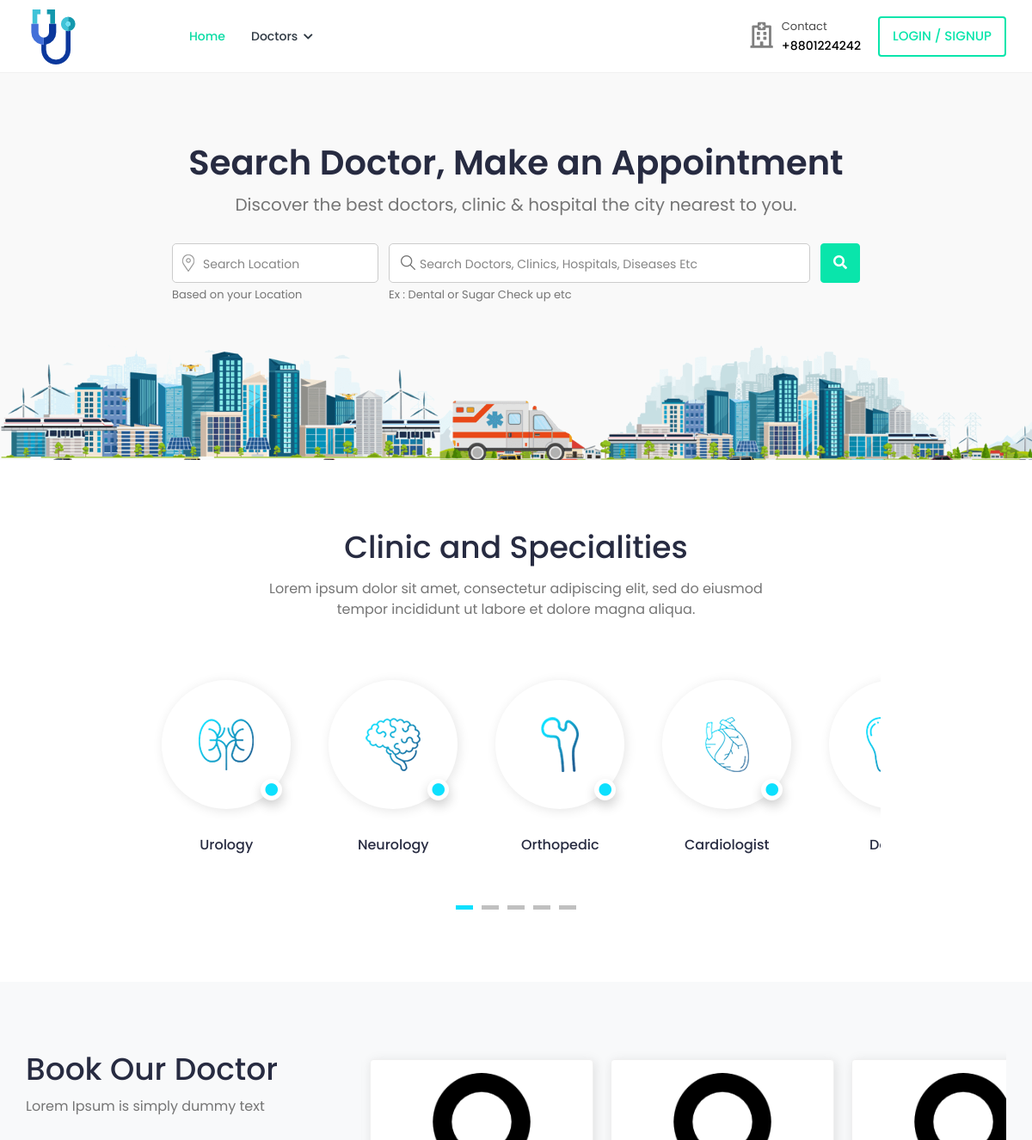
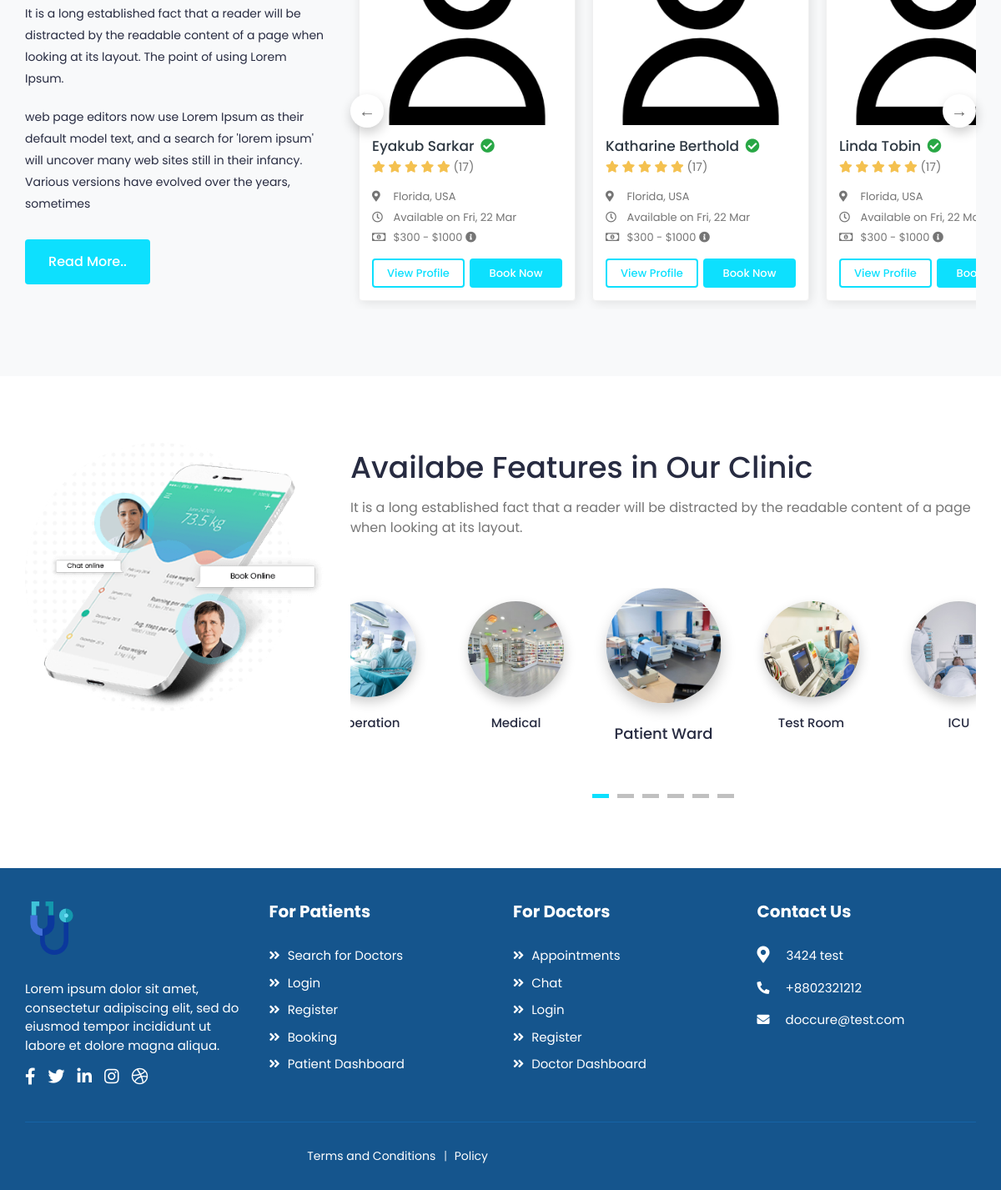
The page / on the database its author committed (2 pictures, top to bottom).
### accounts/models.py (models this page shows, shortened)
class User(AbstractUser):
    username = models.CharField(max_length=30, unique=True)
    role = models.CharField(
        choices=ROLE,
        max_length=20,
        default="patient",
        error_messages={"required": "Role must be provided"},
    )
    email = models.EmailField(
        blank=True,
        error_messages={
            "unique": "A user with that email already exists.",
        },
    )
    first_name = models.CharField(max_length=150, blank=True)
    last_name = models.CharField(max_length=150, blank=True)
    registration_number = models.IntegerField(null=True, blank=True)
    USERNAME_FIELD = "username"
    REQUIRED_FIELDS = []
    objects = CustomUserManager()
    def get_full_name(self):
        full_name = "%s %s" % (self.first_name, self.last_name)
        return full_name.strip() or self.username

class Profile(models.Model):
    user = models.OneToOneField(
        User, on_delete=models.CASCADE, related_name="profile"
    )
    avatar = models.ImageField(
        default="defaults/user.png", upload_to=profile_photo_directory_path
    )
    phone = models.CharField(max_length=20, blank=True, null=True)
    dob = models.DateField(blank=True, null=True)
    about = models.TextField(blank=True, null=True)
    @property
    def image(self):
        return (
            self.avatar.url
            if self.avatar.storage.exists(self.avatar.name)
            else "{}defaults/user.png".format(settings.MEDIA_URL)
        )

### core/views.py (the view)
# urls.py: path("", home, name="home"),
def home(request: HttpRequest) -> HttpResponse:
    doctors = (
        User.objects.select_related("profile")
        .filter(role="doctor")
        .filter(is_superuser=False)
    )
    return render(request, "home.html", {"doctors": doctors})

### templates/home.html (shortened to what this page needs)
{% extends 'base.html' %}
{% load static %}
{% block content %}
    <section class="section section-search">
        <div class="container-fluid">
            <div class="banner-wrapper">
                <div class="banner-header text-center">
                    <h1>Search Doctor, Make an Appointment</h1>
                    <p>Discover the best doctors, clinic & hospital the city nearest to you.</p>
                </div>
                <div class="search-box">
                    <form action="">
                        <div class="form-group search-location">
                            <input type="text" class="form-control" placeholder="Search Location">
                            <span class="form-text">Based on your Location</span>
                        </div>
                        <div class="form-group search-info">
                            <input type="text" class="form-control" placeholder="Search Doctors, Clinics, Hospitals, Diseases Etc">
                            <span class="form-text">Ex : Dental or Sugar Check up etc</span>
                        </div>
                        <button type="submit" class="btn btn-primary search-btn"><i class="fas fa-search"></i> <span>Search</span></button>
                    </form>
                </div>
            </div>
        </div>
    </section>
    <section class="section section-specialities">
        <div class="container-fluid">
            <div class="section-header text-center">
                <h2>Clinic and Specialities</h2>
                <p class="sub-title">Lorem ipsum dolor sit amet, consectetur adipiscing elit, sed do eiusmod tempor incididunt ut labore et dolore magna aliqua.</p>
            </div>
            <div class="row justify-content-center">
                <div class="col-md-9">
                    <div class="specialities-slider slider">
                        <div class="speicality-item text-center">
                            <div class="speicality-img">
                                <img src="{% static 'assets/img/specialities/specialities-01.png' %}" class="img-fluid" alt="Speciality">
                                <span><i class="fa fa-circle" aria-hidden="true"></i></span>
                            </div>
                            <p>Urology</p>
                        </div>
                        <div class="speicality-item text-center">
                            <div class="speicality-img">
                                <img src="{% static 'assets/img/specialities/specialities-02.png' %}" class="img-fluid" alt="Speciality">
                                <span><i class="fa fa-circle" aria-hidden="true"></i></span>
                            </div>
                            <p>Neurology</p>
                        </div>
                        <div class="speicality-item text-center">
                            <div class="speicality-img">
                                <img src="{% static 'assets/img/specialities/specialities-03.png' %}" class="img-fluid" alt="Speciality">
                                <span><i class="fa fa-circle" aria-hidden="true"></i></span>
                            </div>
                            <p>Orthopedic</p>
                        </div>
                        <div class="speicality-item text-center">
                            <div class="speicality-img">
                                <img src="{% static 'assets/img/specialities/specialities-04.png' %}" class="img-fluid" alt="Speciality">
                                <span><i class="fa fa-circle" aria-hidden="true"></i></span>
                            </div>
                            <p>Cardiologist</p>
                        </div>
                        <div class="speicality-item text-center">
                            <div class="speicality-img">
                                <img src="{% static 'assets/img/specialities/specialities-05.png' %}" class="img-fluid" alt="Speciality">
                            </div>
                            <p>Dentist</p>
                        </div>
                    </div>
                </div>
            </div>
        </div>
    </section>
    <section class="section section-doctor">
        <div class="container-fluid">
            <div class="row">
                <div class="col-lg-4">
                    <div class="section-header ">
                        <h2>Book Our Doctor</h2>
                        <p>Lorem Ipsum is simply dummy text </p>
                    </div>
                    <div class="about-content">
                        <p>It is a long established fact that a reader will be distracted by the readable content of a page when looking at its layout. The point of using Lorem Ipsum.</p>
                        <p>web page editors now use Lorem Ipsum as their default model text, and a search for 'lorem ipsum' will uncover many web sites still in their infancy. Various versions have evolved over the years, sometimes</p>
                        <a href="javascript:;">Read More..</a>
                    </div>
                </div>
                <div class="col-lg-8">
                    <div class="doctor-slider slider">
                        {% for doctor in doctors %}
                            <div class="profile-widget">
                                <div class="doc-img">
                                    <a href="#">
                                        <img class="img-fluid" alt="User Image" src="{{ doctor.profile.image }}">
                                    </a>
                                </div>
                                <div class="pro-content">
                                    <h3 class="title">
                                        <a href="">{{ doctor.get_full_name }}</a>
                                        <i class="fas fa-check-circle verified"></i>
                                    </h3>
                                    <div class="rating">
                                        <i class="fas fa-star filled"></i>
                                        <i class="fas fa-star filled"></i>
                                        <i class="fas fa-star filled"></i>
                                        <i class="fas fa-star filled"></i>
                                        <i class="fas fa-star filled"></i>
                                        <span class="d-inline-block average-rating">(17)</span>
                                    </div>
                                    <ul class="available-info">
                                        <li>
                                            <i class="fas fa-map-marker-alt"></i> Florida, USA
                                        </li>
                                        <li>
                                            <i class="far fa-clock"></i> Available on Fri, 22 Mar
                                        </li>
                                        <li>
                                            <i class="far fa-money-bill-alt"></i> $300 - $1000
                                            <i class="fas fa-info-circle" data-toggle="tooltip" title="Lorem Ipsum"></i>
                                        </li>
                                    </ul>
                                    <div class="row row-sm">
                                        <div class="col-6">
                                            <a href="{% url 'doctors:doctor-profile' doctor.username %}" class="btn view-btn">View Profile</a>
                                        </div>
                                        <div class="col-6">
                                            <a href="{% url 'bookings:doctor-booking-view' doctor.username %}" class="btn book-btn">Book Now</a>
                                        </div>
                                    </div>
                                </div>
                            </div>
                        {% endfor %}
                    </div>
                </div>
            </div>
        </div>
    </section>
    <section class="section section-features">
        <div class="container-fluid">
            <div class="row">
                <div class="col-md-4 features-img">
                    <img src="{% static 'assets/img/features/feature.png' %}" class="img-fluid" alt="Feature">
                </div>
                <div class="col-md-8">
                    <div class="section-header">
                        <h2 class="mt-2">Availabe Features in Our Clinic</h2>
                        <p>It is a long established fact that a reader will be distracted by the readable content of a page when looking at its layout. </p>
                    </div>
                    <div class="features-slider slider">
                        <div class="feature-item text-center">
                            <img src="{% static 'assets/img/features/feature-01.jpg' %}" class="img-fluid" alt="Feature">
                            <p>Patient Ward</p>
                        </div>
                        <div class="feature-item text-center">
                            <img src="{% static 'assets/img/features/feature-02.jpg' %}" class="img-fluid" alt="Feature">
                            <p>Test Room</p>
                        </div>
                        <div class="feature-item text-center">
                            <img src="{% static 'assets/img/features/feature-03.jpg' %}" class="img-fluid" alt="Feature">
                            <p>ICU</p>
                        </div>
                        <div class="feature-item text-center">
                            <img src="{% static 'assets/img/features/feature-05.jpg' %}" class="img-fluid" alt="Feature">
                            <p>Operation</p>
                        </div>
                        <div class="feature-item text-center">
                            <img src="{% static 'assets/img/features/feature-06.jpg' %}" class="img-fluid" alt="Feature">
                            <p>Medical</p>
                        </div>
                    </div>
                </div>
            </div>
        </div>
    </section>
{% endblock %}

### rows shown on the page
User: profile.image (placeholder picture), get_full_name "Eyakub Sarkar"
User: profile.image (placeholder picture), get_full_name "Katharine Berthold"
User: profile.image (placeholder picture), get_full_name "Linda Tobin"
